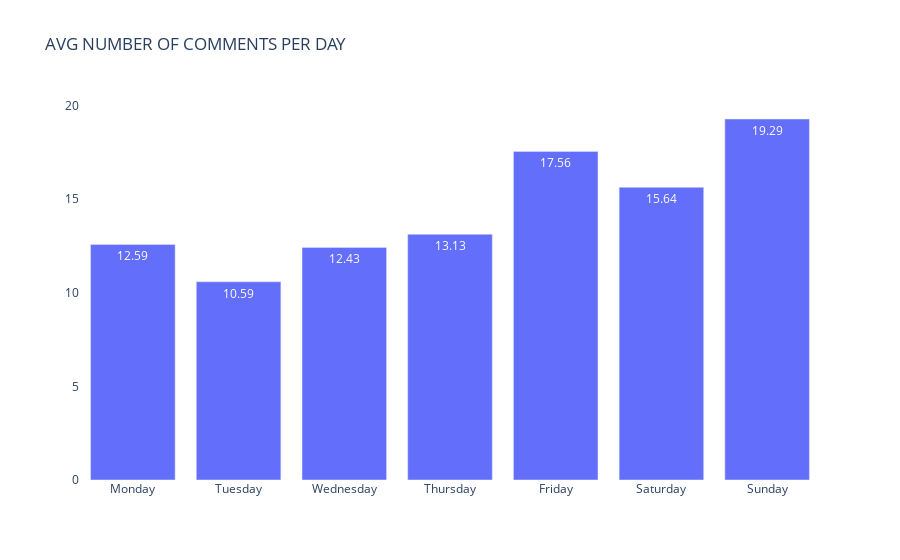

The notebook cell this image was saved under:
### Markdown cell above
Now, the **average of comments per post**.

### Code cell
table_display_weekday_2 = []
table_display_weekday_2_plot = {}
for key in comments_by_day:
    avg_comments = comments_by_day[key]/counts_by_day[key]
    key_tuple = (avg_comments,key)
    table_display_weekday_2_plot[key] = comments_by_day[key]/counts_by_day[key]
    table_display_weekday_2.append(key_tuple)
    sorted_list = sorted(table_display_weekday_2,reverse = True)
    
weekdays = ['Monday','Tuesday', 'Wednesday', 'Thursday', 'Friday', 'Saturday', 'Sunday']
y = []
for day in weekdays:
    avg = round(float(table_display_weekday_2_plot[day]),2)
    y.append(avg)
fig4 = go.Figure(data=[go.Bar(
            x=weekdays, y=y,
            text= y,
            textposition='auto',
            
        )])
fig4.update_layout(title = 'AVG NUMBER OF COMMENTS PER DAY',plot_bgcolor='rgba(0,0,0,0)',)
fig4.show()
    
for avg,day in sorted_list:
    print('{}: {:.2f} average comments per post'.format(day,avg
             )
         )

### Figure 1 — Plotly figure (JSON) as saved in the notebook; plotly's stock layout.template omitted (floating-point values rounded to 4 significant figures)
{"data": [{"text": ["12.59", "10.59", "12.43", "13.13", "17.56", "15.64", "19.29"], "textposition": "auto", "type": "bar", "x": ["Monday", "Tuesday", "Wednesday", "Thursday", "Friday", "Saturday", "Sunday"], "y": [12.59, 10.59, 12.43, 13.13, 17.56, 15.64, 19.29]}], "layout": {"plot_bgcolor": "rgba(0,0,0,0)", "title": {"text": "AVG NUMBER OF COMMENTS PER DAY"}}}
